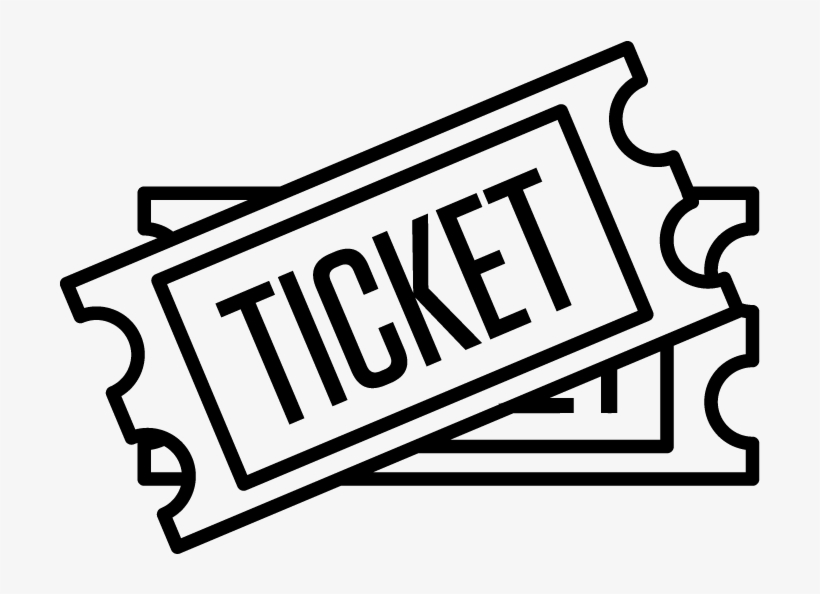
#> input picture pi/tickets.jpg, 820 x 594 px
$ jupyter execute tema4.ipynb
#> lines starting #> are read from the running program, lines starting #| are printed output that depends on the picture; after the words box and inside, x2 and y2 are one past the last pixel; in counts of white or black regions, pixels touching at a corner belong together
[cell 1]
import cv2
import numpy as np
import numpy.typing
from queue import Queue
import matplotlib.pyplot as plt
import random

MatLike = cv2.typing.MatLike

[cell 2]
def trasaturiGeometrice(label: int, labels: MatLike):
    arie: float = 0
    perimetru: float = 0
    numarVecini: int = 0
    height, width = labels.shape[0], labels.shape[1]

    for i in range(height):
        for j in range(width):
            if labels[i, j] == label:
                arie += 1
                if i - 1 >= 0 and labels[i-1, j] != 0: numarVecini += 1
                if i + 1 < height and labels[i+1, j] != 0: numarVecini += 1
                if j + 1 < width and labels[i, j+1] != 0: numarVecini += 1
                if j - 1 >= 0 and labels[i, j-1] != 0: numarVecini += 1
                perimetru += (4 - numarVecini)
                numarVecini = 0
    factorSubtiere: float = 4.0 * 3.14 * (arie / (perimetru**2))
    print("Aria: {}".format(arie))
    print("Perimetru: {}".format(perimetru))
    print("Factorul de subtiere: {}".format(factorSubtiere))

[cell 3]
def mouseCallback(event, x, y, flags, param):
    image: MatLike = param['image']
    if event == cv2.EVENT_LBUTTONDOWN:
        label = image[y, x]
        if label != 0:
            trasaturiGeometrice(label, image)

[cell 4]
def showImage(img: MatLike, name):
  cv2.imshow(name, img)
  cv2.waitKey(0)
  cv2.destroyAllWindows()

[cell 5]
def colorLabeledImage(image):
    if not isinstance(image, np.ndarray):
        raise ValueError("Input should be a numpy ndarray.")

    labels = np.unique(image)
    labels = labels[labels != 0]

    height, width = image.shape
    colored_image = np.zeros((height, width, 3), dtype=np.uint8)

    colors = {0: (255, 255, 255)}
    for label in labels:
        colors[label] = (random.randint(0, 255), random.randint(0, 255), random.randint(0, 255))

    for label, color in colors.items():
        colored_image[image == label] = color

    return colored_image

[cell 6]
def showLabeledImageWithDifferentColors(labeledImage: MatLike, name: str):
  cv2.namedWindow(name)
  cv2.setMouseCallback(name, mouseCallback, param={'image': labeledImage})
  coloredImage = colorLabeledImage(labeledImage)
  cv2.imshow(name, coloredImage)
  cv2.waitKey(0)
  cv2.destroyAllWindows()

[cell 7]
def readImage(imagePath: str) -> MatLike:
    return cv2.imread(imagePath)

[cell 8]
def convertImageToBinary(image: MatLike) -> MatLike:
    grayScaleImage = cv2.cvtColor(image, cv2.COLOR_BGR2GRAY)
    showImage(grayScaleImage, 'GrayScale')

    _, binaryImage = cv2.threshold(grayScaleImage, 125, 255, cv2.THRESH_BINARY)
    showImage(binaryImage, 'Binary')

    return binaryImage

[cell 9]
def labelBlackAndWhiteImage_traversaInLatime(image: MatLike) -> np.typing.NDArray:
    height, width = image.shape
    labels = np.zeros((height, width), dtype=int)
    label = 0

    for i in range(height):
        for j in range(width):
            if image[i, j] == 0 and labels[i, j] == 0:
                label += 1
                q = Queue()
                q.put((i, j))
                labels[i, j] = label

                while not q.empty():
                    x, y = q.get()

                    neighbors = [(x-1, y), (x+1, y), (x, y-1), (x, y+1)]
                    for nx, ny in neighbors:
                        if 0 <= nx < height and 0 <= ny < width:
                            if image[nx, ny] == 0 and labels[nx, ny] == 0:
                                q.put((nx, ny))
                                labels[nx, ny] = label

    return labels

[cell 10]
def labelBlackAndWhiteImage_douaTreceriCuClaseDeEchivalenta(image: MatLike) -> np.typing.NDArray:
    height, width = image.shape
    labels = np.zeros((height, width), dtype=int)
    label = 0
    edges = {}

    neighbors = [(-1, 0), (0, -1), (-1, -1), (1, -1)]

    for i in range(height):
        for j in range(width):
            if image[i, j] == 0 and labels[i, j] == 0:
                l = set()
                for dx, dy in neighbors:
                    nx, ny = i + dx, j + dy
                    if 0 <= nx < height and 0 <= ny < width and labels[nx, ny] > 0:
                        l.add(labels[nx, ny])

                if not l:
                    label += 1
                    labels[i, j] = label
                else:
                    x = min(l)
                    labels[i, j] = x
                    for y in l:
                        if y != x:
                            edges.setdefault(x, set()).add(y)
                            edges.setdefault(y, set()).add(x)


    new_label = 0
    new_labels = np.zeros(label+1, dtype=int)

    for i in range(1, label):
        if new_labels[i] == 0:
            new_label += 1
            new_labels[i] = new_label
            Q = [i]
            while Q:
                x = Q.pop(0)
                for y in edges.get(x, []):
                    if new_labels[y] == 0:
                        new_labels[y] = new_label
                        Q.append(y)

    for i in range(height):
        for j in range(width):
            if labels[i, j] > 0:
                labels[i, j] = new_labels[labels[i, j]]

    return labels

[cell 11]
def main():
    imagePath: str = "tickets.jpg"
    image: MatLike = readImage(imagePath)
#> in readImage, returned value is the input picture: shape (594, 820, 3); min 0, max 248, mean 202.9

    if image is None:
        print("Error reading image!")
        return 1

    blackAndWhiteImage: MatLike = convertImageToBinary(image)
#> in convertImageToBinary, `_, binaryImage = cv2.threshold(grayScaleImage, 125, 255, cv2.THRESH_BI..`:
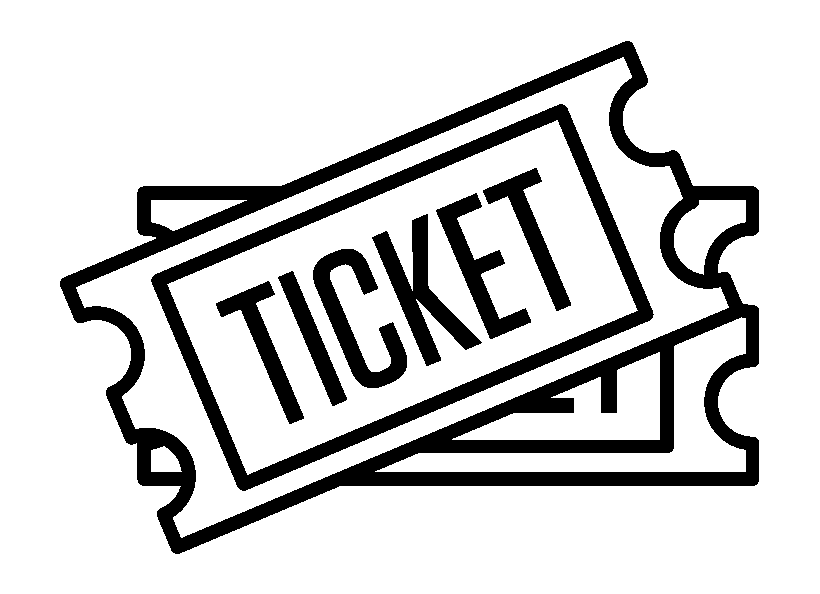
#> binaryImage: shape (594, 820); 82.4% white; 8 black regions, largest, box (x1, y1, x2, y2) and area: (60, 41, 759, 554) 47025, (151, 104, 654, 491) 18012, (372, 214, 482, 366) 4710

    labeledImage = labelBlackAndWhiteImage_traversaInLatime(blackAndWhiteImage)
#> after the loop in labelBlackAndWhiteImage_traversaInLatime, `for i in range(height):`:
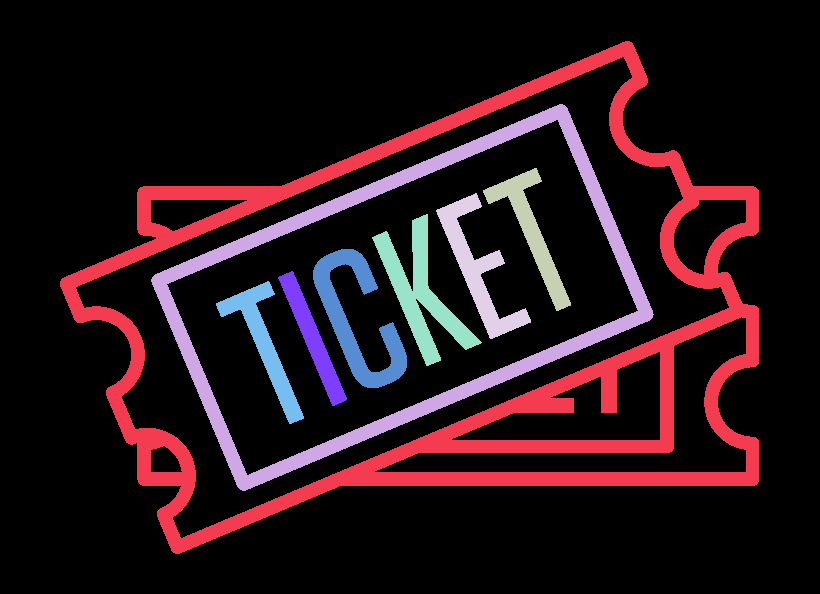
#> labels: shape (594, 820) int64; 9 distinct labels, from 0 to 8; one colour per label, 0 black
    showLabeledImageWithDifferentColors(labeledImage, "Colored image - traversare in latime")
#> in colorLabeledImage, `labels = np.unique(image)`: labels = [0, 1, 2, 3, 4, 5, 6, 7, 8]
#> in colorLabeledImage, `labels = labels[labels != 0]`: labels = [1, 2, 3, 4, 5, 6, 7, 8]
#> the loop in colorLabeledImage, `for label in labels:` made 8 passes
#> after the loop in colorLabeledImage, `for label in labels:`: colors = 9 items
#> the loop in colorLabeledImage, `for label, color in colors.items():` made 9 passes
#> color on passes 1 to 9: (255, 255, 255), (197, 215, 20), (132, 248, 207), (155, 244, 183), (111, 71, 144), (71, 48, 128), (75, 158, 50), (37, 169, 241), (51, 181, 222)
#> after the loop in colorLabeledImage, `for label, color in colors.items():`:
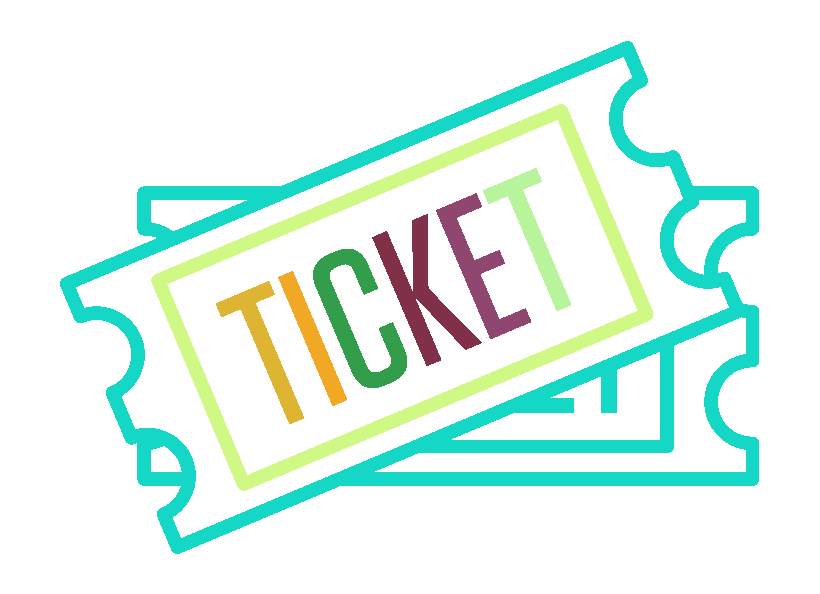
#> colored_image: shape (594, 820, 3); mean of channels 0, 1, 2 237.5, 245.7, 225.9; drawn as B, G, R

    labeledImage = labelBlackAndWhiteImage_douaTreceriCuClaseDeEchivalenta(blackAndWhiteImage)
#> after the loop in labelBlackAndWhiteImage_douaTreceriCuClaseDeEchivalenta, `for i in range(height):`:
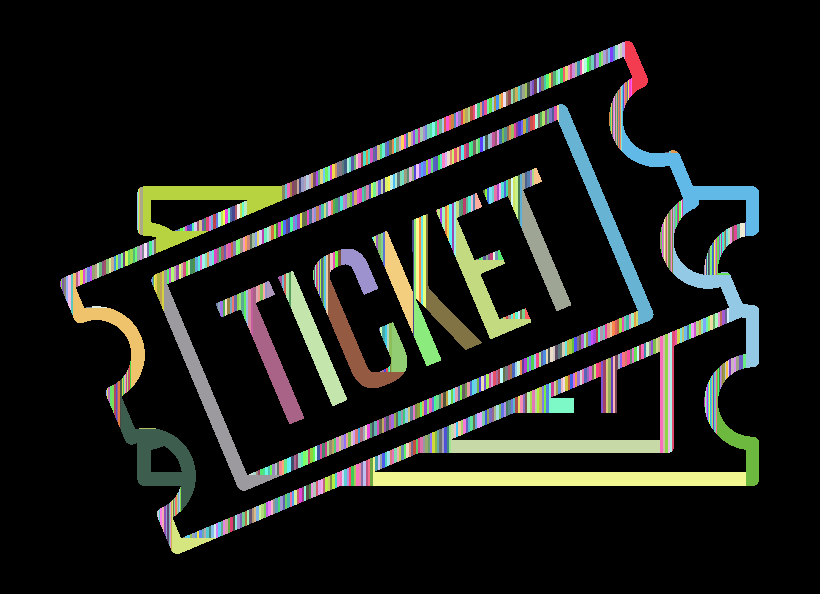
#> labels: shape (594, 820) int64; 1078 distinct labels, from 0 to 1077; one colour per label, 0 black
    showLabeledImageWithDifferentColors(labeledImage, "Colored image - doua treceri cu clase de echivalenta")
#> in colorLabeledImage (call 2), `labels = np.unique(image)`: labels = [0, 1, 2, 3, 4, 5, 6, 7, 8]
#> in colorLabeledImage (call 2), `labels = labels[labels != 0]`: labels = [1, 2, 3, 4, 5, 6, 7, 8]
#> the loop in colorLabeledImage (call 2), `for label in labels:` made 8 passes
#> the loop in colorLabeledImage (call 2), `for label, color in colors.items():` made 9 passes
#> color on passes 1 to 9: (255, 255, 255), (161, 104, 244), (226, 133, 31), (7, 47, 204), (0, 252, 170), (124, 166, 32), (97, 113, 122), (72, 229, 46), (41, 163, 250)
#> after the loop in colorLabeledImage (call 2), `for label, color in colors.items():`:
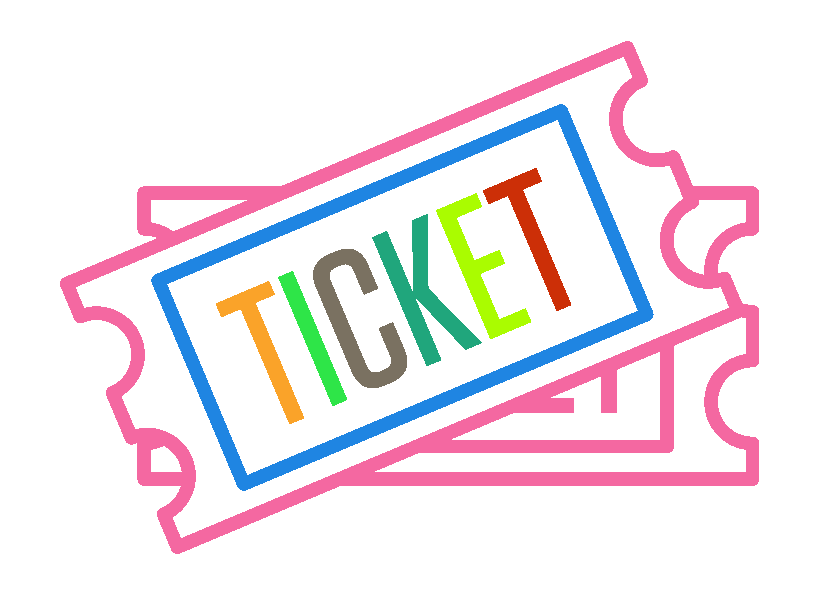
#> colored_image: shape (594, 820, 3); mean of channels 0, 1, 2 236.6, 231.8, 240.3; drawn as B, G, R
